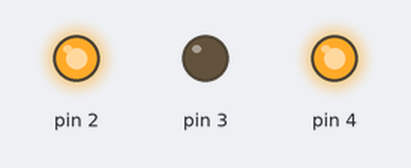
Recording of a sketch running on a simulated Arduino Uno, built with avr-gcc and run on an emulated ATmega328P. On the bench: output pins drawn as LEDs (lit = HIGH).

Above: at 0.5 s.
At 3.5 s:
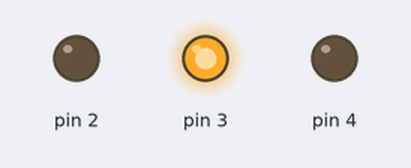
Timing chart, 0 to 4.6 s (numbered marks = the images above):
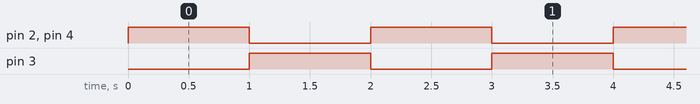

Measured:
- by itself, pin 2–4: alternates HIGH for 1.0 s and LOW for 1.0 s
- by itself, everything shown: repeats every 2.0 s, in 3 steps

The sketch:

Latihan_6.ino
```cpp
void setup() {
  // put your setup code here, to run once:
  Serial.begin(9600);

  for(int i = 1; i<=4; i++){
      pinMode(i, OUTPUT);
//      Serial.print(i);
    }
}

void loop() {
  // put your main code here, to run repeatedly:

  // led menyala
//  for(int y = 2; y<=5; y++){
//    digitalWrite(y, LOW);
//
//  if(y%2==0){
//    digitalWrite(y, HIGH);
//    digitalWrite(y+2, HIGH);
//    delay(1000);
//    digitalWrite(y, LOW);
//    digitalWrite(y+2, LOW);
//    delay(1000);
//    }
//
//   if(y%2==1){
//    digitalWrite(y, HIGH);
//    digitalWrite(y+2, HIGH);
//    delay(1000);
//    digitalWrite(y, LOW);
//    digitalWrite(y+2, LOW);
//    delay(1000);
//    }
//
//   }

digitalWrite(2, HIGH);
digitalWrite(4, HIGH);
delay(1000);
digitalWrite(2, LOW);
digitalWrite(4, LOW);
digitalWrite(3, HIGH);
digitalWrite(5, HIGH);
delay(1000);
digitalWrite(3, LOW);
digitalWrite(5, LOW);

}
```
